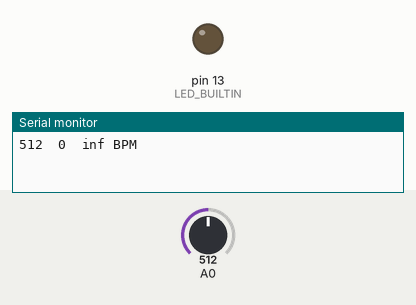
A sketch run on a simulated Arduino Uno, built with avr-gcc and run on an emulated ATmega328P. On the bench: output pins drawn as LEDs (lit = HIGH), the last lines printed to the serial monitor. Inputs (shaded band) come from the test bench; at power-on: A0 = 512.

Above: at 1.2 s.
1.3 s: A0 set to 536
At 2.3 s:
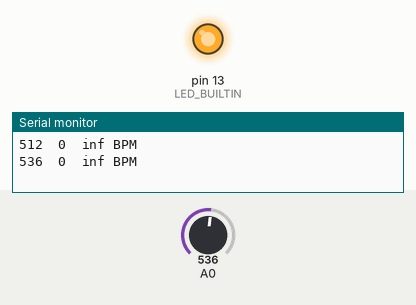
2.8 s: A0 set to 500
4.3 s: A0 set to 474
At 4.7 s:
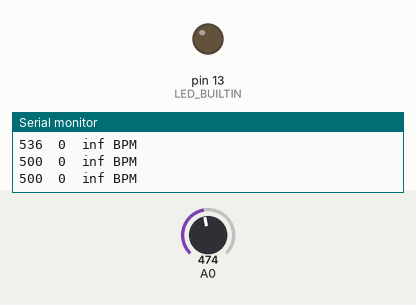
Timing chart, 0 to 7.3 s (numbered marks = the images above; inputs shaded):
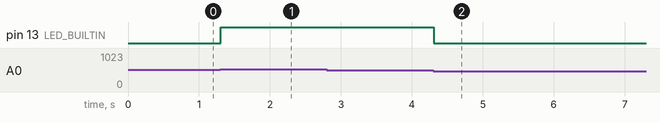

Measured:
- the behaviour switches between 518 and 519 on A0 (found by bisection; images 0 and 1)
- the behaviour switches between 490 and 489 on A0 (found by bisection; images 1 and 2)
- after the input at 1.3 s, pin 13 (LED_BUILTIN): LOW → HIGH at once
- after the input at 4.3 s, pin 13 (LED_BUILTIN): HIGH → LOW at once

The sketch:

bpm_with_timer.ino
```cpp
int UpperThreshold = 518;
int LowerThreshold = 490;
int reading = 0;
float BPM = 0.0;
bool IgnoreReading = false;
bool FirstPulseDetected = false;
unsigned long FirstPulseTime = 0;
unsigned long SecondPulseTime = 0;
unsigned long PulseInterval = 0;
const unsigned long delayTime = 10;
const unsigned long delayTime2 = 1000;
const unsigned long baudRate = 115200;
unsigned long previousMillis = 0;
unsigned long previousMillis2 = 0;

void setup(){
  Serial.begin(baudRate);
  pinMode(LED_BUILTIN, OUTPUT);
  digitalWrite(LED_BUILTIN, LOW);
}

void loop(){

  // Get current time
  unsigned long currentMillis = millis();

  // First event
  if(myTimer1(delayTime, currentMillis) == 1){

    reading = analogRead(0);

    // Heart beat leading edge detected.
    if(reading > UpperThreshold && IgnoreReading == false){
      if(FirstPulseDetected == false){
        FirstPulseTime = millis();
        FirstPulseDetected = true;
      }
      else{
        SecondPulseTime = millis();
        PulseInterval = SecondPulseTime - FirstPulseTime;
        FirstPulseTime = SecondPulseTime;
      }
      IgnoreReading = true;
      digitalWrite(LED_BUILTIN, HIGH);
    }

    // Heart beat trailing edge detected.
    if(reading < LowerThreshold && IgnoreReading == true){
      IgnoreReading = false;
      digitalWrite(LED_BUILTIN, LOW);
    }

    // Calculate Beats Per Minute.
    BPM = (1.0/PulseInterval) * 60.0 * 1000;
  }

  // Second event
  if(myTimer2(delayTime2, currentMillis) == 1){
    Serial.print(reading);
    Serial.print("\t");
    Serial.print(PulseInterval);
    Serial.print("\t");
    Serial.print(BPM);
    Serial.println(" BPM");
    Serial.flush();
  }
}

// First event timer
int myTimer1(long delayTime, long currentMillis){
  if(currentMillis - previousMillis >= delayTime){previousMillis = currentMillis;return 1;}
  else{return 0;}
}

// Second event timer
int myTimer2(long delayTime2, long currentMillis){
  if(currentMillis - previousMillis2 >= delayTime2){previousMillis2 = currentMillis;return 1;}
  else{return 0;}
}
```
